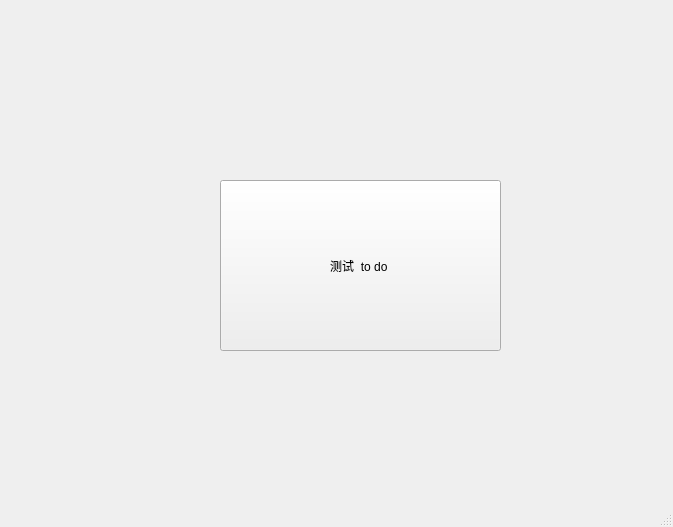
<?xml version="1.0" encoding="UTF-8"?>
<ui version="4.0">
 <class>Exam</class>
 <widget class="QMainWindow" name="Exam">
  <property name="geometry">
   <rect>
    <x>0</x>
    <y>0</y>
    <width>673</width>
    <height>527</height>
   </rect>
  </property>
  <property name="windowTitle">
   <string>Editor</string>
  </property>
  <widget class="QWidget" name="centralwidget">
   <widget class="QPushButton" name="pushButton">
    <property name="geometry">
     <rect>
      <x>220</x>
      <y>180</y>
      <width>281</width>
      <height>171</height>
     </rect>
    </property>
    <property name="text">
     <string>测试  to do </string>
    </property>
   </widget>
  </widget>
  <widget class="QMenuBar" name="menubar">
   <property name="geometry">
    <rect>
     <x>0</x>
     <y>0</y>
     <width>673</width>
     <height>17</height>
    </rect>
   </property>
  </widget>
  <widget class="QStatusBar" name="statusbar"/>
 </widget>
 <resources/>
 <connections/>
</ui>
